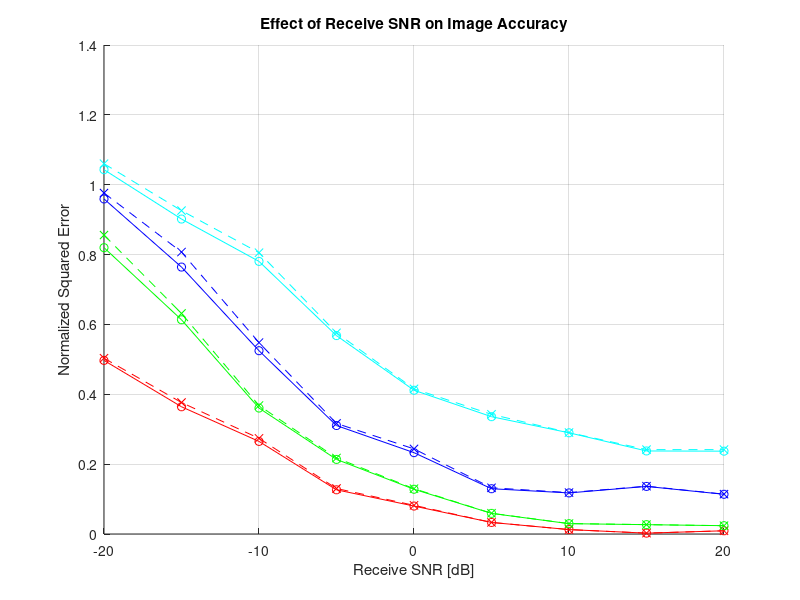

Source code (MATLAB): (Note: this script raises an error after producing the figure.)
close all
clear

% MNSE vs. N_T 
load("NSEs_SNRs_SS_Comparison_vary_N_theta.mat");
NSEs_SNRs = NSEs_SNRs(1:length(SNR_range), :, :);
NSE_SNRs_SS = NSEs_SNRs_SS(1:length(SNR_range), :, :);

col = ['r', 'g', 'b', 'c'];
figure; hold on; 
for i = 1:length(N_theta_range)
    plot(SNR_range, mean(NSEs_SNRs(:, i, :), 3), '-o', 'color', col(i));
    plot(SNR_range, mean(NSE_SNRs_SS(:, i, :), 3), '--x', 'color', col(i));
end

for i = 1:length(N_theta_range)
    qw{i} = plot(nan, 'color', col(i));
end
grid on;
xlabel('Receive SNR [dB]');
ylabel('Normalized Squared Error');
title('Effect of Receive SNR on Image Accuracy')
legendString = string([repmat('$N_{\Theta} = $ ', length(N_theta_range), 1), num2str(N_theta_range.')]);
legend([qw{:}], legendString, 'location', 'best', 'Interpreter', 'latex');